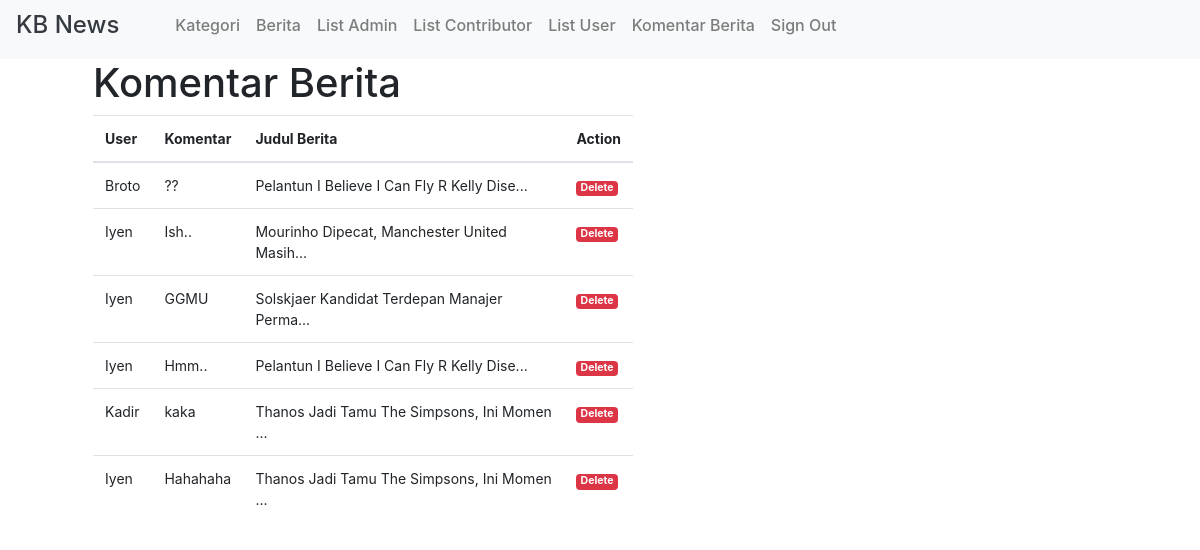
Page /home_adm.php?p=komentar (signed in) on the committed database.
### tables this page shows
CREATE TABLE `komentar` (
  `id_komen` int(11) NOT NULL,
  `isi_komen` text NOT NULL,
  `id_user` int(11) NOT NULL,
  `id_berita` int(11) NOT NULL
);

CREATE TABLE `user` (
  `id` int(11) NOT NULL,
  `username` varchar(25) NOT NULL,
  `password` varchar(100) NOT NULL,
  `role` varchar(15) NOT NULL,
  `foto` varchar(50) NOT NULL
);

CREATE TABLE `berita` (
  `id_berita` int(11) NOT NULL,
  `judul` varchar(100) NOT NULL,
  `tanggal` varchar(50) NOT NULL,
  `isi` text NOT NULL,
  `gambar` varchar(50) NOT NULL,
  `id_kat` int(11) NOT NULL,
  `id_user` int(11) NOT NULL
);

### database/Berita.php (called while the page is built, shortened)
<?php
class Berita{
	private $pdo;
	function __construct(){
		try{
			$this->pdo = new PDO('mysql:host=localhost;dbname=id14803266_kalbis_news', 'id14803266_root', 'nenquU{@8Fs2$+v)');
		}catch(PDOException $e){
			echo $e;
		}
	}
	public function tampilKomen_All(){
		$sql = "SELECT * FROM komentar
				JOIN berita JOIN user
				ON komentar.id_berita = berita.id_berita
				AND komentar.id_user = user.id
				order by id_komen desc";
		$stmt = $this->pdo->query($sql);
		return $stmt;
	}
}

### pages/admin/komentar.php (the view)
<?php
	require 'database/Berita.php';
?>
<div class="container">
	<div class="row">
		<div class="col-sm-6 ml-5">
			<h1>Komentar Berita</h1>
			<table class="table">
				<thead>
					<tr>
						<th>User</th>
						<th>Komentar</th>
						<th>Judul Berita</th>
						<th>Action</th>
					</tr>
				</thead>
				<tbody>
					<?php
						$berita = new Berita();
						$data = $berita->tampilKomen_All();
						foreach ($data as $row){
							if(strlen($row['judul']) > 40){
								$maxlength = 41;
								$judul = substr($row['judul'],0,$maxlength);
								$judul .= "...";
							}
							else{
								$judul = $row['judul'];
							}
					?>
					<tr>
						<td><?= $row['username']; ?></td>
						<td><?= $row['isi_komen']; ?></td>
						<td><?= $judul ?></td>
						<td>
							<a href="process/admin/deleteKomen.php?id=<?= $row['id_komen']; ?>" class="badge badge-danger" >Delete</a>
						</td>
					</tr>
					<?php
					}
					?>
				</tbody>
			</table>
		</div>
	</div>
</div>

### dashboard.css (style rules this page uses)
body { font-size: .875rem; }

### rows in the picture
komentar: id_user.username "Broto", isi_komen "??", id_berita.judul "Pelantun I Believe I Can Fly R Kelly Dise..."
komentar: id_user.username "Iyen", isi_komen "Ish..", id_berita.judul "Mourinho Dipecat, Manchester United Masih..."
komentar: id_user.username "Iyen", isi_komen "GGMU", id_berita.judul "Solskjaer Kandidat Terdepan Manajer Perma..."
komentar: id_user.username "Iyen", isi_komen "Hmm..", id_berita.judul "Pelantun I Believe I Can Fly R Kelly Dise..."
komentar: id_user.username "Kadir", isi_komen "kaka", id_berita.judul "Thanos Jadi Tamu The Simpsons, Ini Momen ..."
komentar: id_user.username "Iyen", isi_komen "Hahahaha", id_berita.judul "Thanos Jadi Tamu The Simpsons, Ini Momen ..."
